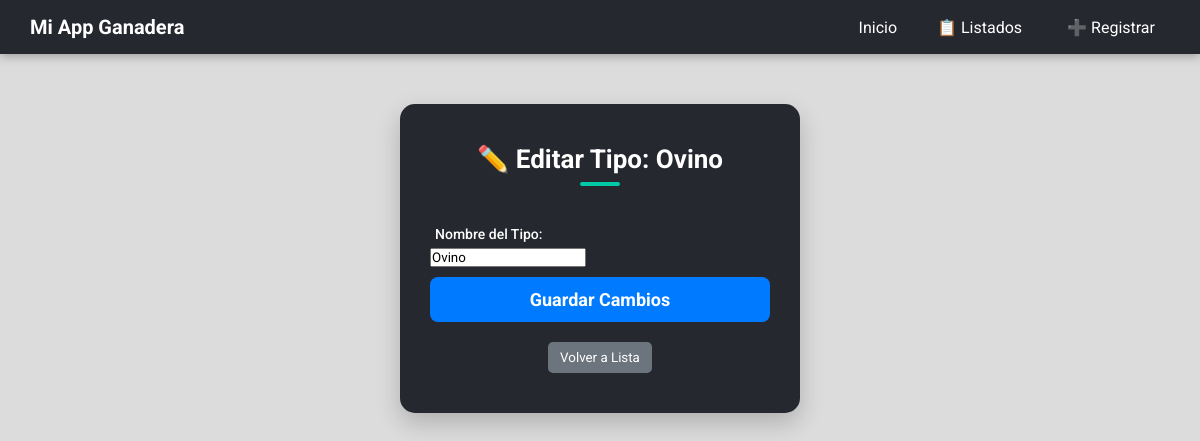
/tipos-animales/editar/1, run on an earlier commit of the app's database.
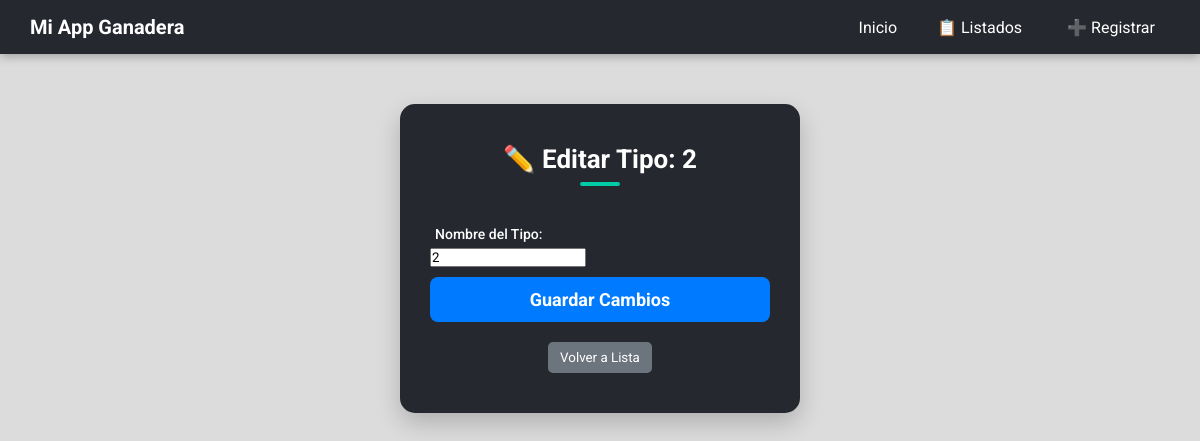
And on a later commit of the database.
### models.py (models this page shows)
class TipoAnimal(Base):
    __tablename__ = "tipos_animales"
    id = Column(Integer, primary_key=True, index=True)
    nombre = Column(String, unique=True, index=True)
    ganados = relationship("Ganado", back_populates="tipo_animal")

### routers/tipo_animal.py (the view)
@router.get("/editar/{tipo_id}")
async def editar_tipo_animal_view(tipo_id: int, request: Request, db: Session = Depends(get_db)):
    tipo = db.query(models.TipoAnimal).filter(models.TipoAnimal.id == tipo_id).first()
    if not tipo:
        raise HTTPException(status_code=404, detail="Tipo de animal no encontrado")
    return templates.TemplateResponse(
        "tipo_animal/editar_tipo_animal.html",
        {"request": request, "tipo": tipo}
    )

### templates/tipo_animal/editar_tipo_animal.html (shortened to what this page needs)
{% extends "base.html" %}
{% block content %}
<div class="main-container">
    <div class="card">
        <h1>✏️ Editar Tipo: {{ tipo.nombre }}</h1>
        <form id="editarTipoAnimalForm">
            <label for="nombre">Nombre del Tipo:</label>
            <input type="text" id="nombre" placeholder="Nombre" required value="{{ tipo.nombre }}">
            <button type="submit" class="btn-submit" style="background-color: #007bff;">Guardar Cambios</button>
        </form>
        <div class="detalle-acciones" style="margin-top: 20px;">
            <button onclick="window.location.href='/tipos-animales/lista'" style="background-color: #6c757d;">
                 Volver a Lista
            </button>
        </div>
    </div>
</div>
{% endblock %}

What changed in the data, as far as the page shows it:
changed TipoAnimal: nombre "Ovino" → "2"
